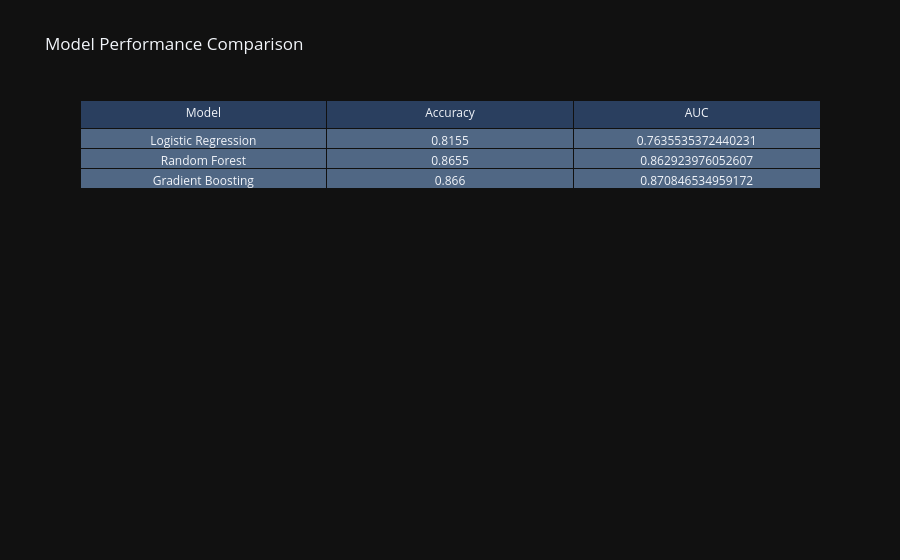

Notebook code for this chart:
### Code cell
fig = go.Figure(data=[go.Table(
    header=dict(values=list(comp_df.columns)),
    cells=dict(values=[comp_df[col] for col in comp_df.columns])
)])

fig.update_layout(title="Model Performance Comparison")
fig.show()

### Figure 1 — Plotly figure (JSON) as saved in the notebook; plotly's stock layout.template omitted (floating-point values rounded to 4 significant figures)
{"data": [{"cells": {"values": [["Logistic Regression", "Random Forest", "Gradient Boosting"], [0.8155, 0.8655, 0.866], [0.7636, 0.8629, 0.8708]]}, "header": {"values": ["Model", "Accuracy", "AUC"]}, "type": "table"}], "layout": {"title": {"text": "Model Performance Comparison"}}}
